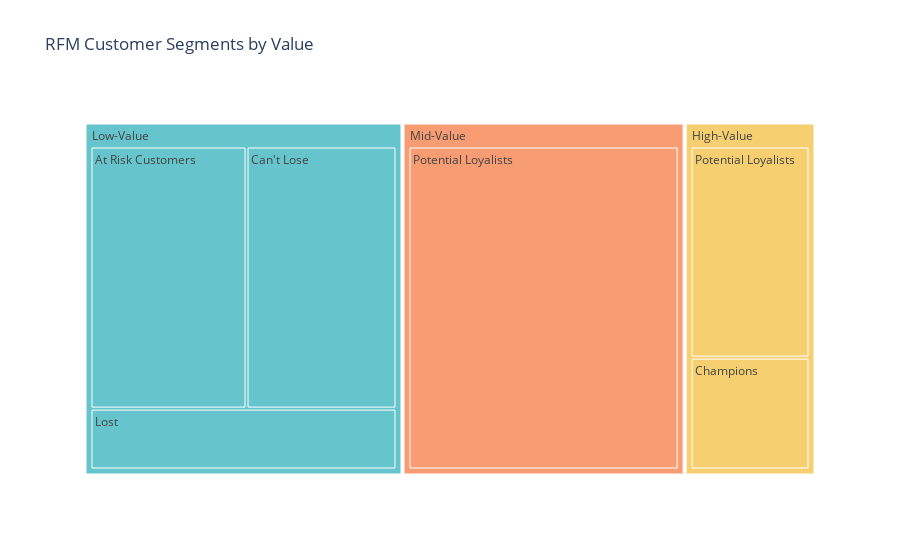

Notebook code cell kept with this figure:
### Code cell
segment_product_counts = df.groupby(['Value_Segment', 'RMF_Customer_Segments']).size().reset_index(name='Count')
segment_product_counts = segment_product_counts.sort_values('Count', ascending=False)

fig_treemap = px.treemap(
    segment_product_counts,
    path=['Value_Segment', 'RMF_Customer_Segments'],
    values='Count',
    color='Value_Segment', color_discrete_sequence=pastel_colors,
    title='RFM Customer Segments by Value'
)
fig_treemap.show()

### Figure 1 — Plotly figure (JSON) as saved in the notebook; plotly's stock layout.template omitted (floating-point values rounded to 4 significant figures)
{"data": [{"branchvalues": "total", "customdata": [["Low-Value"], ["High-Value"], ["Low-Value"], ["Mid-Value"], ["High-Value"], ["Mid-Value"], ["High-Value"], ["Mid-Value"], ["Low-Value"], ["Mid-Value"], ["Low-Value"], ["High-Value"], ["Low-Value"], ["Mid-Value"], ["High-Value"], ["Low-Value"], ["Mid-Value"], ["High-Value"]], "domain": {"x": [0, 1], "y": [0, 1]}, "hovertemplate": "labels=%{label}<br>Count=%{value}<br>parent=%{parent}<br>id=%{id}<br>Value_Segment=%{customdata[0]}<extra></extra>", "ids": ["Low-Value/Can't Lose", "High-Value/Can't Lose", "Low-Value/Potential Loyalists", "Mid-Value/Potential Loyalists", "High-Value/Potential Loyalists", "Mid-Value/At Risk Customers", "High-Value/At Risk Customers", "Mid-Value/Can't Lose", "Low-Value/Champions", "Mid-Value/Champions", "Low-Value/At Risk Customers", "High-Value/Champions", "Low-Value/Lost", "Mid-Value/Lost", "High-Value/Lost", "Low-Value", "Mid-Value", "High-Value"], "labels": ["Can't Lose", "Can't Lose", "Potential Loyalists", "Potential Loyalists", "Potential Loyalists", "At Risk Customers", "At Risk Customers", "Can't Lose", "Champions", "Champions", "At Risk Customers", "Champions", "Lost", "Lost", "Lost", "Low-Value", "Mid-Value", "High-Value"], "marker": {"colors": ["rgb(102, 197, 204)", "rgb(246, 207, 113)", "rgb(102, 197, 204)", "rgb(248, 156, 116)", "rgb(246, 207, 113)", "rgb(248, 156, 116)", "rgb(246, 207, 113)", "rgb(248, 156, 116)", "rgb(102, 197, 204)", "rgb(248, 156, 116)", "rgb(102, 197, 204)", "rgb(246, 207, 113)", "rgb(102, 197, 204)", "rgb(248, 156, 116)", "rgb(246, 207, 113)", "rgb(102, 197, 204)", "rgb(248, 156, 116)", "rgb(246, 207, 113)"]}, "name": "", "parents": ["Low-Value", "High-Value", "Low-Value", "Mid-Value", "High-Value", "Mid-Value", "High-Value", "Mid-Value", "Low-Value", "Mid-Value", "Low-Value", "High-Value", "Low-Value", "Mid-Value", "High-Value", "", "", ""], "type": "treemap", "values": [173, 0, 0, 386, 117, 0, 0, 0, 0, 0, 180, 62, 82, 0, 0, 435, 386, 179]}], "layout": {"legend": {"tracegroupgap": 0}, "title": {"text": "RFM Customer Segments by Value"}, "treemapcolorway": ["rgb(102, 197, 204)", "rgb(246, 207, 113)", "rgb(248, 156, 116)", "rgb(220, 176, 242)", "rgb(135, 197, 95)", "rgb(158, 185, 243)", "rgb(254, 136, 177)", "rgb(201, 219, 116)", "rgb(139, 224, 164)", "rgb(180, 151, 231)", "rgb(179, 179, 179)"]}}
